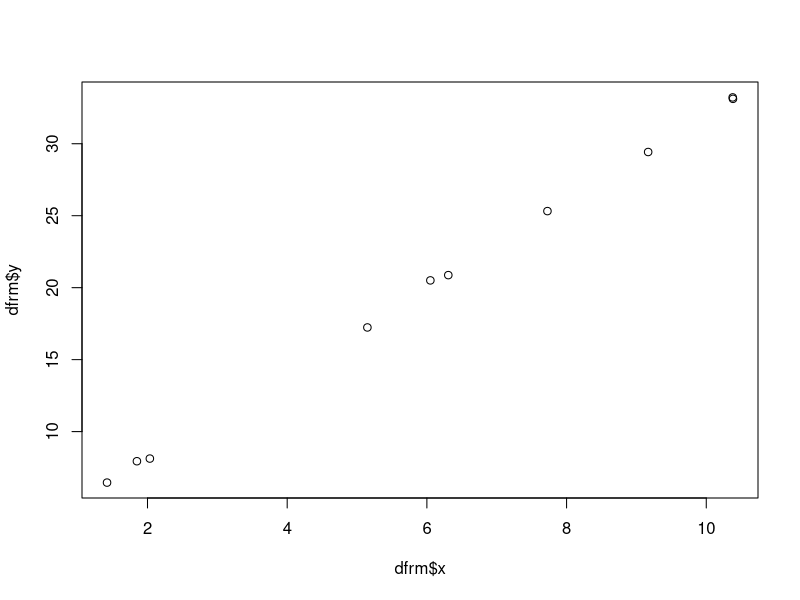
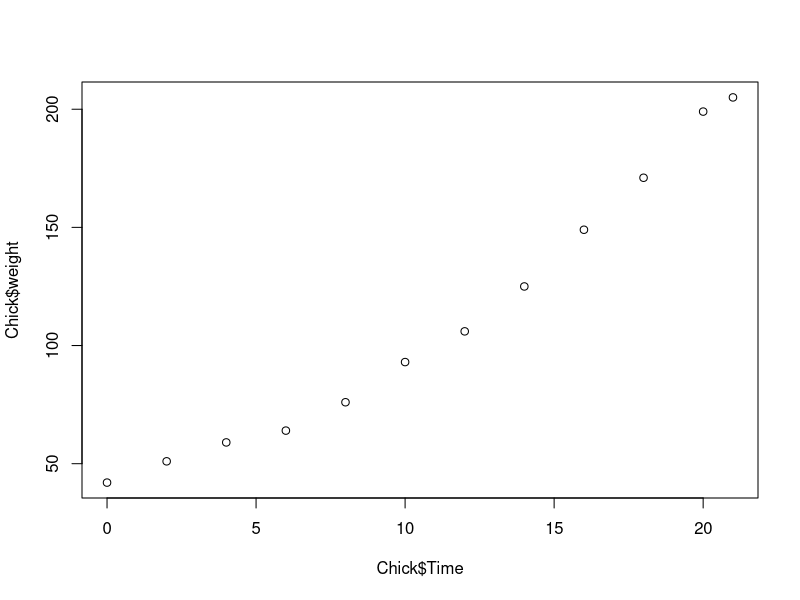
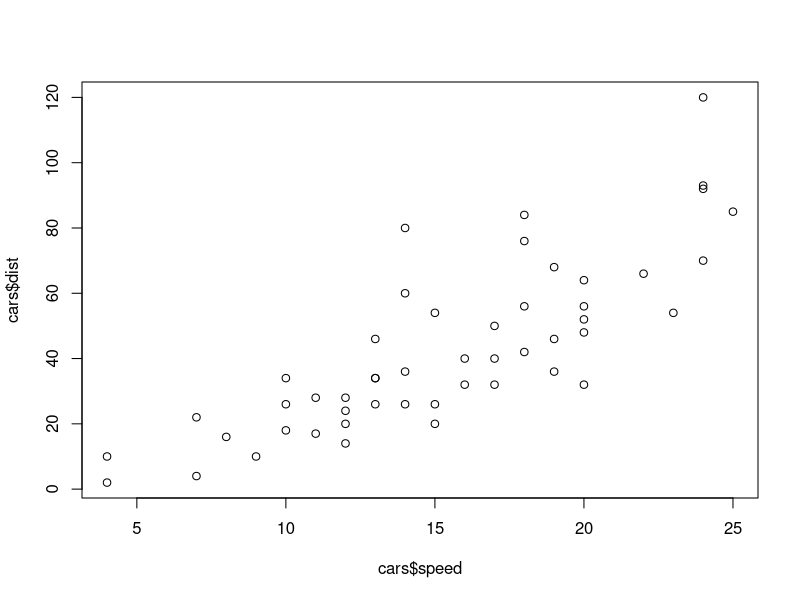
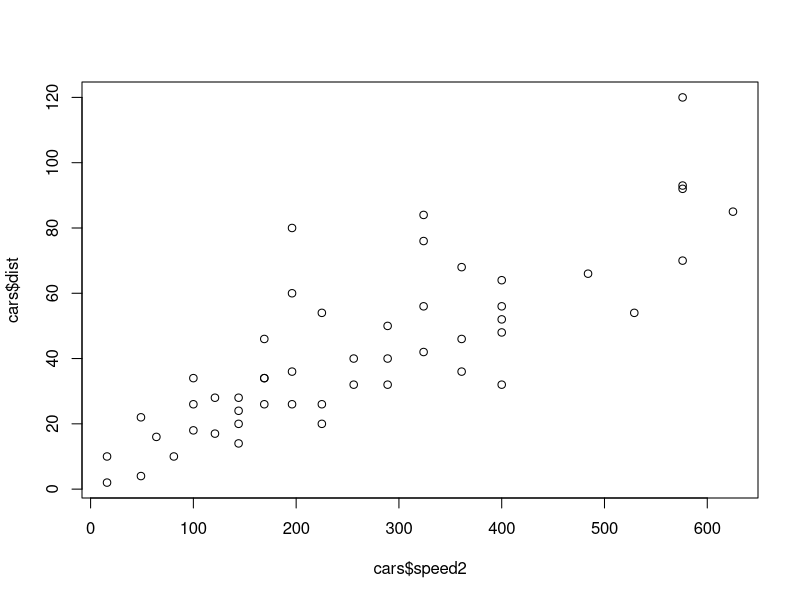
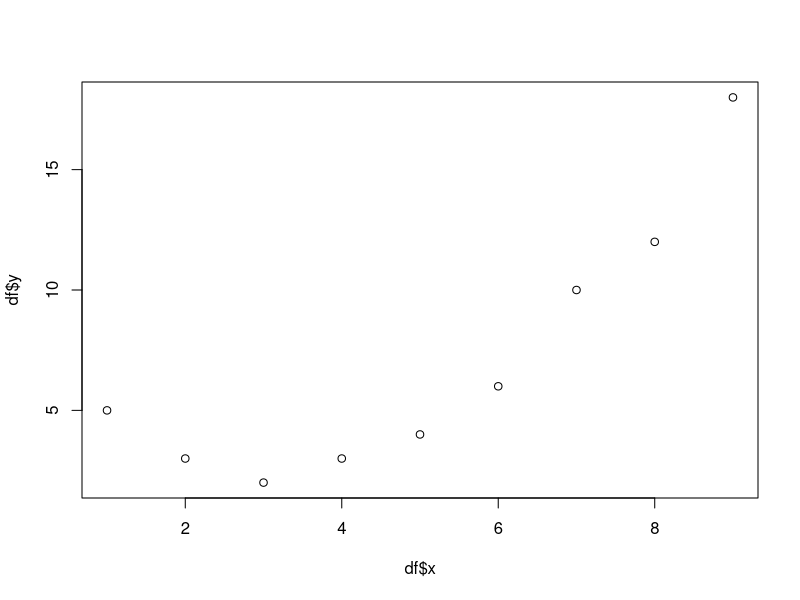
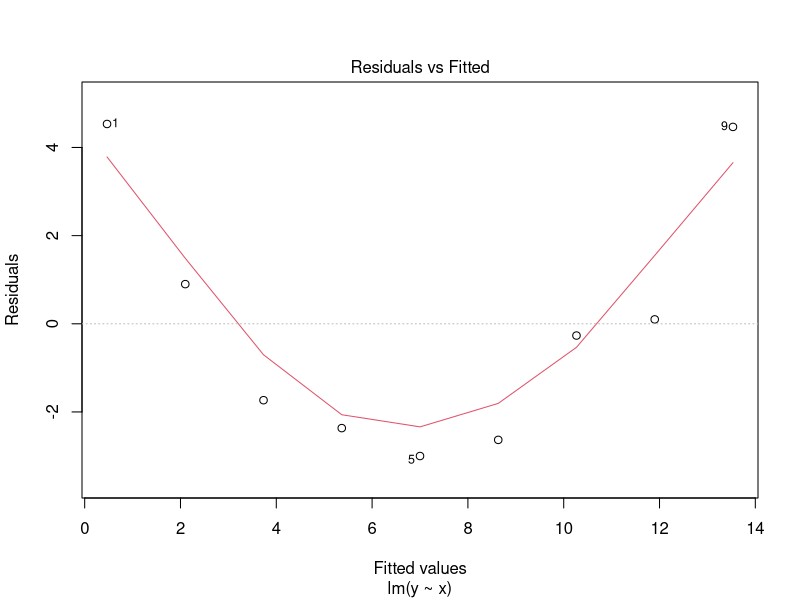
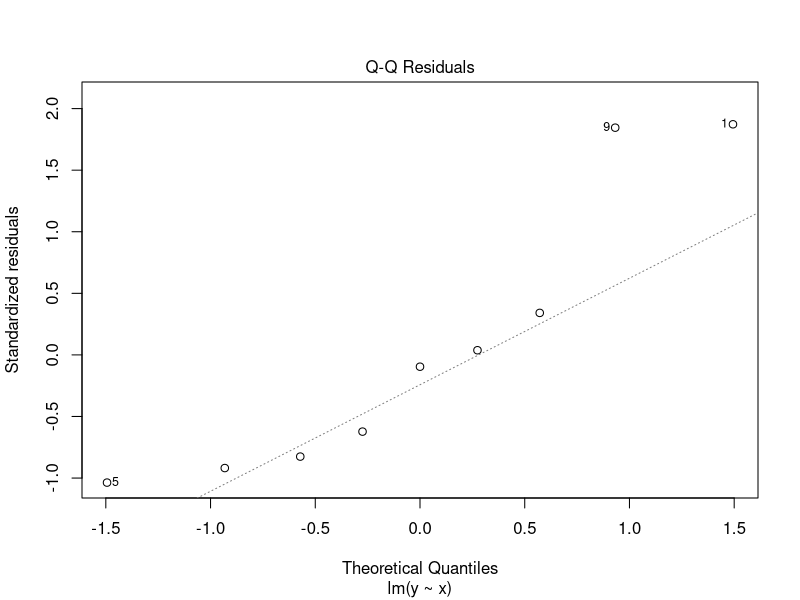
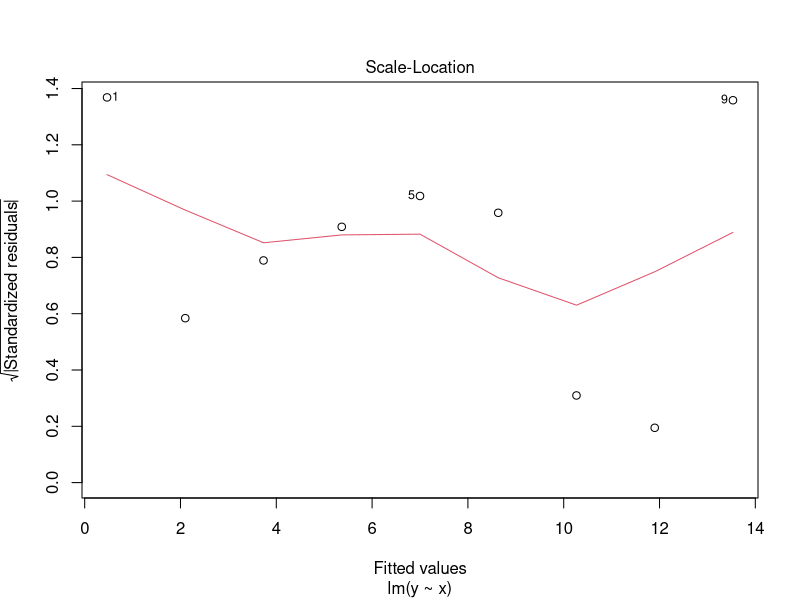

Here is the R script that generated these plots, in order:
### p370 ~ 403
### ADsP 데이터분석 과목 > 2. 통계 분석 > 2절 기초 통계 분석

iris
data(iris)
head(iris)
summary(iris)

# 평균, 중앙값, 표준편차, 분산, 1사분위수, 2사분위수, 3사분위수, 최댓값, 최솟값
print(mean(iris$Sepal.Length))
print(median(iris$Sepal.Length))
print(sd(iris$Sepal.Length))
print(var(iris$Sepal.Length))
print(quantile(iris$Sepal.Length, 1/4))
print(quantile(iris$Sepal.Length, 2/4))
print(quantile(iris$Sepal.Length, 3/4))
print(max(iris$Sepal.Length))
print(min(iris$Sepal.Length))

install.packages("MASS")
library(MASS)
data(Animals)
head(Animals)
str(Animals)
summary(Animals)

# 바디와 브레인의 사분위수 출력
print(quantile(Animals$body))
print(quantile(Animals$brain))

###### 2. 회귀 분석
set.seed(2)
x = runif(10, 0, 11)
x
# rnorm(n, mean, sd)
y = 2 + 3*x + rnorm(10, 0, 0.2)
y
dfrm = data.frame(x,y)
print(dfrm)

plot(dfrm$x, dfrm$y)

# linear model, 종속변수 ~ 독립변수
m <- lm(y ~ x, data=dfrm)
m
summary(m)

############
## 다항회귀분석

set.seed(2)
u=runif(10,0,11)
v=runif(10,11,20)
w=runif(10,1,30)

y = 3 + 0.1*u + 2*v - 3*w + rnorm(10, 0, 0.1)

dfrm = data.frame(y,u,v,w)
print(dfrm)
m <- lm(y ~ u+v+w)
m

summary(m)

######
library(MASS)
data(ChickWeight)
str(ChickWeight)
print(head(ChickWeight))

# 1번 닭의 1번 사료에 대해 추출
Chick = ChickWeight[ChickWeight$Diet==1 & ChickWeight$Chick==1,]
print(Chick)

model = lm(weight ~ Time, Chick)
summary(model)

plot(Chick$Time, Chick$weight)

#################################################
## 다항회귀분석, 자기주도학습
# rm(cars)
# data(cars)
print(head(cars))
plot(cars$speed, cars$dist)

cars$speed2 = cars$speed^2
plot(cars$speed2, cars$dist)

model = lm(cars$dist ~ speed+speed2, cars)
summary(model)

##################################################
## Data 생성
x = c(1:9)
y = c(5,3,2,3,4,6,10,12,18)
df = data.frame(x,y)
print(df)

## EDA
plot(df$x, df$y)  # 2차 함수 관계 파악
df$x2 = df$x^2    # x 제곱항 추가

## 1) 제곱항 미포함 회귀식 적합
model1 = lm(y ~ x, df)
summary(model1)
plot(model1)

# 2행2열로 그리기
par(mfrow = c(2, 2))
plot(model1)
par(mfrow = c(1, 1))

# p385
## 2) 제곱항 포함 회귀식 적합
model2 = lm(y ~ x + x2, df)
summary(model2)
par(mfrow = c(2, 2))
plot(model2)
par(mfrow = c(1, 1))

plot(7.16667 - 2.91212*df$x + 0.45455*df$x2)
plot(y)

# p388
## (예제) 선형회귀모형 설정 및 후진제거법 통한 변수선택
X1 = c(7,1,11,11,7,11,3,1,2,21,1,11,10)
X2 = c(26,29,56,31,52,55,71,31,54,47,40,66,68)
X3 = c(6,15,8,8,6,9,17,22,18,4,23,9,8)
X4 = c(60,52,20,47,33,22,6,44,22,26,34,12,12)
Y = c(78.5,74.3,104.3,87.6,95.9,109.2,102.7,72.5,93.1,115.9,83.8,113.3,109.4)

df = data.frame(X1,X2,X3,X4,Y)
print(df)
model1 = lm(Y ~ X1+X2+X3+X4, df)
summary(model1)                      # X3 의 유의확률이 가장 높으므로 제거

model2 = lm(Y ~ X1+X2+X4, df)
summary(model2)                      # X4 의 유의확률이 가장 높으므로 제거

model3 = lm(Y ~ X1+X2, df)
summary(model3)

# stepAIC(): 책에 없음, 기본: 추진제거법
stepAIC(lm(Y ~ X1+X2+X3+X4, df))

# 후진제거법, 위와 동일
step(lm(Y ~ X1+X2+X3+X4, df), 
     scope = list(lower = ~1, upper = ~X1+X2+X3+X4), direction = "backward")
step(lm(Y ~ X1+X2+X3+X4, df), direction = "backward") # 위와 동일

# 전진선택법
step(lm(Y ~ 1, df), 
     scope = list(lower = ~1, upper = ~X1+X2+X3+X4), direction = "forward")

# 단계선택법
smodel <- step(lm(Y ~ 1, df), 
          scope = list(lower = ~1, upper = ~X1+X2+X3+X4), direction = "both")
summary(smodel)

# p395, 자기주도학습
library(MASS)
data(hills)
str(hills)
print(head(hills))

model = step(lm(time ~ 1, hills), scope = list(lower = ~1, upper = ~dist+climb), 
             direction = 'both')
summary(model)

## 종료
























































































































